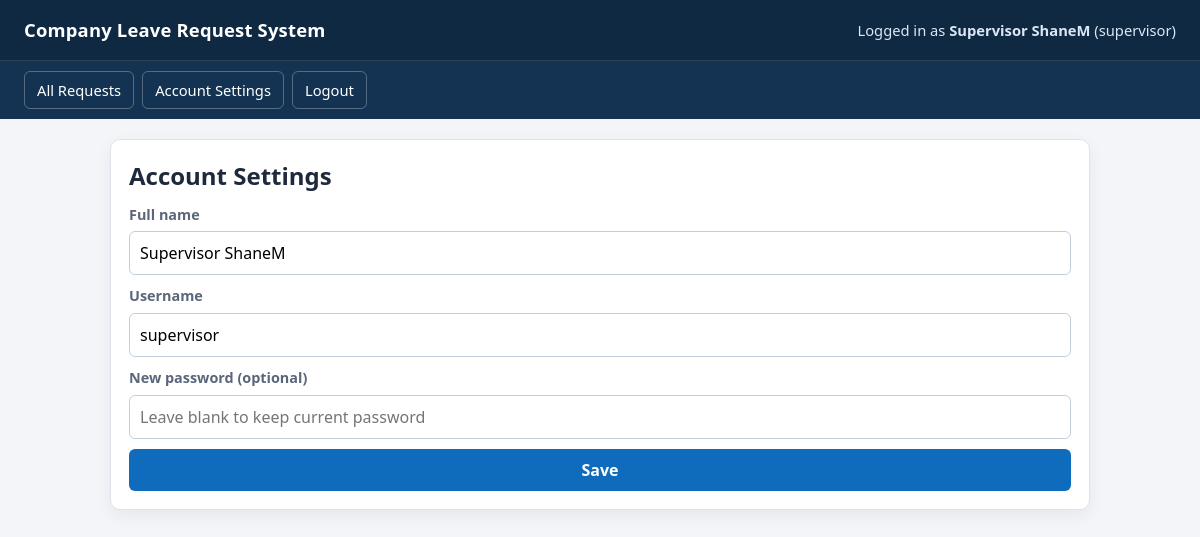
/account (signed in), run on the app's committed database.
### tables this page shows
CREATE TABLE users (
            id INTEGER PRIMARY KEY AUTOINCREMENT,
            full_name TEXT NOT NULL,
            username TEXT NOT NULL UNIQUE,
            password TEXT NOT NULL,
            role TEXT NOT NULL CHECK(role IN ('employee', 'supervisor', 'admin')),
            active INTEGER NOT NULL DEFAULT 1 CHECK(active IN (0, 1))
        );

### app.py (the view)
@app.get("/account", response_class=HTMLResponse)
def account_settings(request: Request):
    user = ensure_logged_in(request)
    return templates.TemplateResponse(
        "account.html",
        base_context(
            request,
            "Account Settings",
            error=request.query_params.get("error"),
            message=request.query_params.get("message"),
        ),
    )

### templates/account.html (shortened to what this page needs)
{% extends 'base.html' %}
{% block content %}
<section class="card">
    <h2>Account Settings</h2>
    <form action="/account" method="post" class="form" autocomplete="off">
        <div class="field">
            <label for="full_name">Full name</label>
            <input id="full_name" type="text" name="full_name" value="{{ current_user['full_name'] }}" required />
        </div>
        <div class="field">
            <label for="username">Username</label>
            <input id="username" type="text" name="username" value="{{ current_user['username'] }}" required />
        </div>
        <div class="field">
            <label for="password">New password (optional)</label>
            <input id="password" type="password" name="password" placeholder="Leave blank to keep current password" />
        </div>
        <button type="submit" onclick="return confirm('✅ Save account changes?')">Save</button>
    </form>
</section>
{% endblock %}

### templates/base.html (shortened to what this page needs)
<!doctype html>
<html lang="en">
  <head>
    <link rel="stylesheet" href="/static/styles.css" />
  </head>
  <body>
    <header class="topbar">
      <h1>Company Leave Request System</h1>
      {% if current_user %}
      <div class="user-info">
        Logged in as <strong>{{ current_user['full_name'] }}</strong> ({{
        current_user['role'] }})
      </div>
      {% endif %}
    </header>
    {% if current_user %}
    <nav class="nav">
       {% if 'view_all' in permissions.get('leave', []) %}
      <a href="/leave">All Requests</a>
      {% endif %}
      <a href="/account">Account Settings</a>
      <a href="/logout">Logout</a>
    </nav>
    {% endif %}
    <main class="container">{% block content %}{% endblock %}</main>
  </body>
</html>

### static/styles.css (style rules this page uses)
:root { --bg: #f3f5f8; --card: #ffffff; --line: #dde3ec; --text: #1e293b; --muted: #5b667a; --accent: #0f6cbd; --accent-dark: #09599e; --danger: #b42318; --ok: #1f7a3d; --surface: #f8fafc; --shadow: 0 6px 18px rgba(15, 23, 42, 0.06); }
* { box-sizing: border-box; }
body { margin: 0; font-family: "Segoe UI", Tahoma, Geneva, Verdana, sans-serif; line-height: 1.5; background: var(--bg); color: var(--text); }
.topbar { background: #0f2942; color: white; padding: 16px 24px; display: flex; justify-content: space-between; align-items: center; border-bottom: 1px solid rgba(255, 255, 255, 0.12); }
.topbar h1 { margin: 0; font-size: 1.15rem; font-weight: 650; letter-spacing: 0.2px; }
.user-info { font-size: 0.92rem; color: #dbe7f6; }
.nav { background: #143352; padding: 10px 24px; display: flex; gap: 8px; flex-wrap: wrap; }
.nav a { color: white; text-decoration: none; padding: 7px 12px; border: 1px solid rgba(255, 255, 255, 0.28); border-radius: 6px; font-size: 0.92rem; transition: background-color 0.2s ease, border-color 0.2s ease; }
.container { padding: 20px; max-width: 1020px; margin: 0 auto; }
.card { background: var(--card); border: 1px solid var(--line); border-radius: 10px; padding: 18px; margin-bottom: 16px; box-shadow: var(--shadow); }
.card h2, .card h3 { margin-top: 0; margin-bottom: 10px; font-weight: 640; }
.form { display: grid; gap: 10px; }
.field { display: grid; gap: 6px; }
label { font-size: 0.9rem; color: var(--muted); font-weight: 600; }
input, textarea, select, button { font: inherit; padding: 9px 10px; border-radius: 6px; border: 1px solid #c3cedd; }
input, textarea, select { background: #fff; }
button { background: var(--accent); color: white; border: none; cursor: pointer; font-weight: 600; padding: 9px 12px; transition: background-color 0.2s ease; }

### data on the page
users: full_name "Supervisor ShaneM", role "supervisor", username "supervisor"
